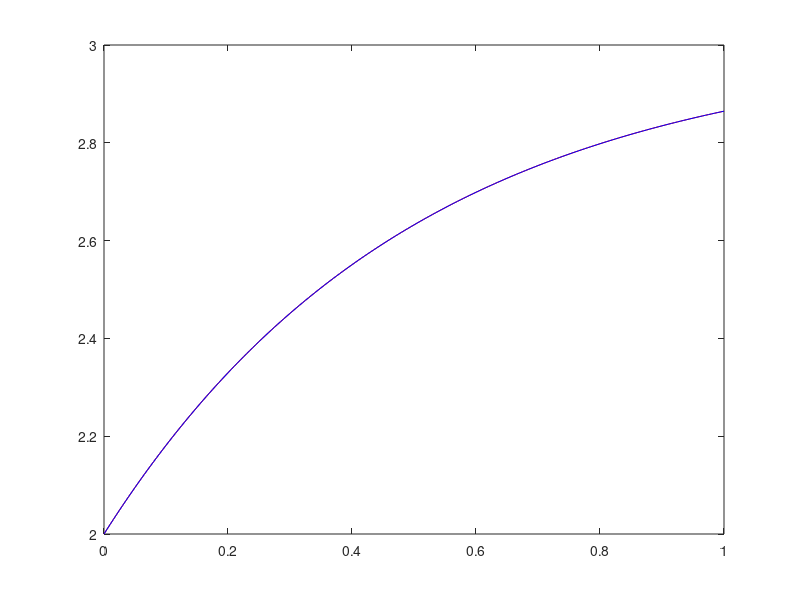

Source code (MATLAB):
% Examen Julio 2018
f= @(t,x) -2*(x - 3);
x0 = 2;
solexac = @(t) 3 - exp(-2*t);
intervalo = [0,1];
N = 200;
x = zeros(1,N+1);
x(:,1)= x0;
h = 1/N;
t = intervalo(1):h:intervalo(2);

% Inicialización
fi = f(t(1), x(:,1));
x(:,2) = x(:,1) + h*fi;
fi1 = f(t(2), x(:,2));

for i=1:N-1
   % P
   x(:,i+2) = x(:,i+1) + h*fi1;
   % E
   fi2 = f(t(i+2), x(:,i+2));
   % C
   x(:,i+2) = x(:,i+1) + h*(5*fi2 + 8*fi1 - fi)/12;
   % E
   fi = fi1;
   fi1 = f(t(i+2), x(:,i+2));
end

figure(1);
plot(t,x, 'r');
hold on
x2 = solexac(t);
plot(t, x2, 'b');

maxError = max(abs(x - x2));
maxError
